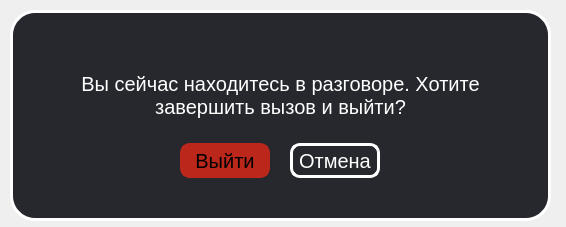
<?xml version="1.0" encoding="UTF-8"?>
<ui version="4.0">
 <class>LeaveDial</class>
 <widget class="QDialog" name="LeaveDial">
  <property name="geometry">
   <rect>
    <x>0</x>
    <y>0</y>
    <width>566</width>
    <height>227</height>
   </rect>
  </property>
  <property name="sizePolicy">
   <sizepolicy hsizetype="Fixed" vsizetype="Fixed">
    <horstretch>0</horstretch>
    <verstretch>0</verstretch>
   </sizepolicy>
  </property>
  <property name="windowTitle">
   <string>Dialog</string>
  </property>
  <widget class="QFrame" name="wrap">
   <property name="geometry">
    <rect>
     <x>10</x>
     <y>10</y>
     <width>541</width>
     <height>211</height>
    </rect>
   </property>
   <property name="styleSheet">
    <string notr="true">background-color:rgba(38,40,45,255);
border-radius:25%;
border:3px solid white;</string>
   </property>
   <layout class="QVBoxLayout" name="verticalLayout_2">
    <property name="spacing">
     <number>30</number>
    </property>
    <property name="topMargin">
     <number>11</number>
    </property>
    <property name="bottomMargin">
     <number>5</number>
    </property>
    <item>
     <widget class="QFrame" name="CloseMinimizeButtons">
      <property name="sizePolicy">
       <sizepolicy hsizetype="Fixed" vsizetype="Fixed">
        <horstretch>0</horstretch>
        <verstretch>0</verstretch>
       </sizepolicy>
      </property>
      <property name="styleSheet">
       <string notr="true">border:none;</string>
      </property>
      <layout class="QHBoxLayout" name="horizontalLayout_4">
       <property name="topMargin">
        <number>0</number>
       </property>
      </layout>
     </widget>
    </item>
    <item alignment="Qt::AlignHCenter|Qt::AlignTop">
     <widget class="QFrame" name="LeaveDialWrpapper">
      <property name="sizePolicy">
       <sizepolicy hsizetype="Fixed" vsizetype="Fixed">
        <horstretch>0</horstretch>
        <verstretch>0</verstretch>
       </sizepolicy>
      </property>
      <property name="maximumSize">
       <size>
        <width>16777215</width>
        <height>200</height>
       </size>
      </property>
      <property name="styleSheet">
       <string notr="true">background-color:rgba(38,40,45,255);
border:none;</string>
      </property>
      <layout class="QVBoxLayout" name="verticalLayout" stretch="0,0">
       <property name="spacing">
        <number>15</number>
       </property>
       <property name="sizeConstraint">
        <enum>QLayout::SetDefaultConstraint</enum>
       </property>
       <property name="bottomMargin">
        <number>11</number>
       </property>
       <item alignment="Qt::AlignHCenter|Qt::AlignVCenter">
        <widget class="QLabel" name="label">
         <property name="sizePolicy">
          <sizepolicy hsizetype="Fixed" vsizetype="Fixed">
           <horstretch>0</horstretch>
           <verstretch>0</verstretch>
          </sizepolicy>
         </property>
         <property name="styleSheet">
          <string notr="true">color:white;
font-size:20px;</string>
         </property>
         <property name="text">
          <string>Вы сейчас находитесь в разговоре. Хотите завершить вызов и выйти?</string>
         </property>
         <property name="alignment">
          <set>Qt::AlignCenter</set>
         </property>
         <property name="wordWrap">
          <bool>true</bool>
         </property>
        </widget>
       </item>
       <item alignment="Qt::AlignHCenter|Qt::AlignVCenter">
        <widget class="QFrame" name="ButtonsPlaceholder">
         <property name="sizePolicy">
          <sizepolicy hsizetype="Fixed" vsizetype="Fixed">
           <horstretch>0</horstretch>
           <verstretch>0</verstretch>
          </sizepolicy>
         </property>
         <property name="styleSheet">
          <string notr="true">background-color:rgba(38,40,45,255);</string>
         </property>
         <layout class="QHBoxLayout" name="horizontalLayout">
          <property name="spacing">
           <number>20</number>
          </property>
          <item>
           <widget class="QPushButton" name="Leave">
            <property name="sizePolicy">
             <sizepolicy hsizetype="Fixed" vsizetype="Fixed">
              <horstretch>0</horstretch>
              <verstretch>0</verstretch>
             </sizepolicy>
            </property>
            <property name="minimumSize">
             <size>
              <width>90</width>
              <height>35</height>
             </size>
            </property>
            <property name="cursor">
             <cursorShape>PointingHandCursor</cursorShape>
            </property>
            <property name="styleSheet">
             <string notr="true">border:3px solid #BB271A;
border-radius:10%;
background-color: #BB271A;
color: black;
font-size:20px;</string>
            </property>
            <property name="text">
             <string>Выйти</string>
            </property>
            <property name="iconSize">
             <size>
              <width>30</width>
              <height>30</height>
             </size>
            </property>
           </widget>
          </item>
          <item>
           <widget class="QPushButton" name="ReturnButtom">
            <property name="sizePolicy">
             <sizepolicy hsizetype="Fixed" vsizetype="Fixed">
              <horstretch>0</horstretch>
              <verstretch>0</verstretch>
             </sizepolicy>
            </property>
            <property name="minimumSize">
             <size>
              <width>90</width>
              <height>35</height>
             </size>
            </property>
            <property name="cursor">
             <cursorShape>PointingHandCursor</cursorShape>
            </property>
            <property name="styleSheet">
             <string notr="true">border:3px solid white;
border-radius:10%;
color: white;
font-size:20px;</string>
            </property>
            <property name="text">
             <string>Отмена</string>
            </property>
            <property name="iconSize">
             <size>
              <width>30</width>
              <height>30</height>
             </size>
            </property>
           </widget>
          </item>
         </layout>
        </widget>
       </item>
      </layout>
     </widget>
    </item>
   </layout>
  </widget>
 </widget>
 <resources>
  <include location="res-rec.qrc"/>
 </resources>
 <connections/>
</ui>
